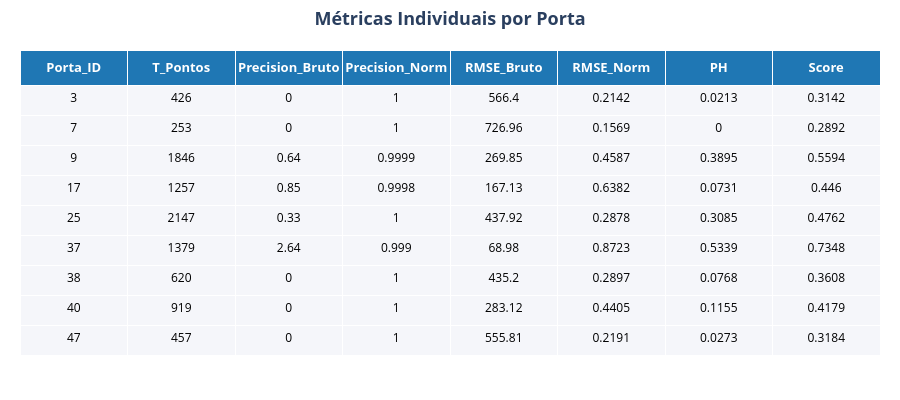

The code cell stored with this chart in its notebook:
### Markdown cell above
### 4. Score e tabela com valores

### Code cell
from Score import calcular_score
from Visualizacao_tabela import gerar_tabelas_plotly

calcular_score(df_resultados, alpha_peso=2.0)
# gerar_tabelas_plotly(df_resultados, ids_teste)

### Figure 1 — Plotly figure (JSON) as saved in the notebook; plotly's stock layout.template omitted (floating-point values rounded to 4 significant figures)
{"data": [{"cells": {"align": "center", "fill": {"color": "#f5f6fa"}, "font": {"color": "black", "size": 12}, "height": 30, "values": [[3, 7, 9, 17, 25, 37, 38, 40, 47], [426, 253, 1846, 1257, 2147, 1379, 620, 919, 457], [0, 0, 0.64, 0.85, 0.33, 2.64, 0, 0, 0], [1, 1, 0.9999, 0.9998, 1, 0.999, 1, 1, 1], [566.4, 727.0, 269.9, 167.1, 437.9, 68.98, 435.2, 283.1, 555.8], [0.2142, 0.1569, 0.4587, 0.6382, 0.2878, 0.8723, 0.2897, 0.4405, 0.2191], [0.0213, 0, 0.3895, 0.0731, 0.3085, 0.5339, 0.0768, 0.1155, 0.0273], [0.3142, 0.2892, 0.5594, 0.446, 0.4762, 0.7348, 0.3608, 0.4179, 0.3184]]}, "header": {"align": "center", "fill": {"color": "#1f77b4"}, "font": {"color": "white", "size": 13}, "height": 35, "values": ["<b>Porta_ID</b>", "<b>T_Pontos</b>", "<b>Precision_Bruto</b>", "<b>Precision_Norm</b>", "<b>RMSE_Bruto</b>", "<b>RMSE_Norm</b>", "<b>PH</b>", "<b>Score</b>"]}, "type": "table"}], "layout": {"height": 400, "margin": {"b": 20, "l": 20, "r": 20, "t": 50}, "title": {"font": {"size": 18}, "text": "<b>Métricas Individuais por Porta</b>", "x": 0.5}}}
